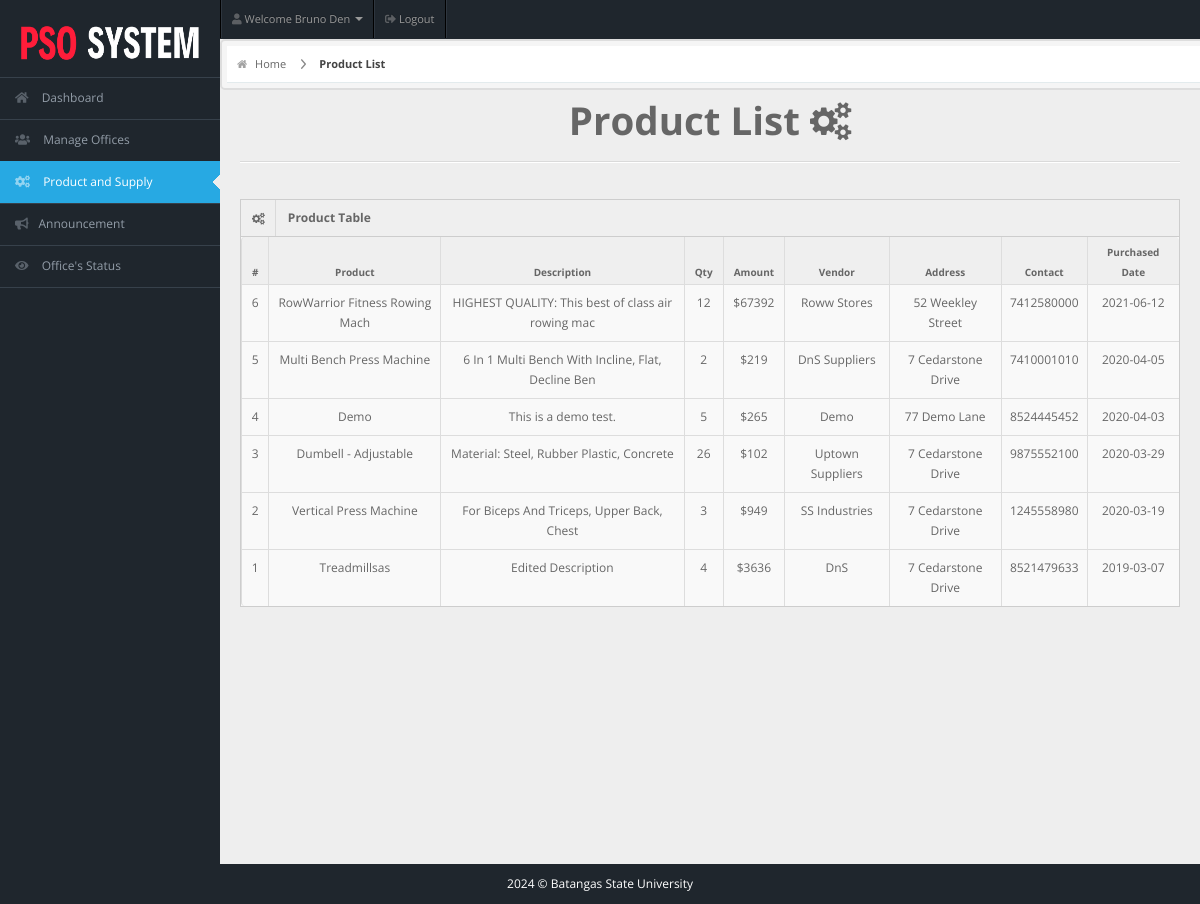
Page /staff/staff-pages/equipment.php (signed in) on the committed database.
### tables this page shows
CREATE TABLE IF NOT EXISTS `staffs` (
  `user_id` int NOT NULL AUTO_INCREMENT,
  `username` varchar(50) NOT NULL,
  `password` varchar(50) NOT NULL,
  `email` varchar(50) NOT NULL,
  `fullname` varchar(50) NOT NULL,
  `address` varchar(20) NOT NULL,
  `designation` varchar(20) NOT NULL,
  `gender` varchar(10) NOT NULL,
  `contact` bigint NOT NULL,
  `dor` date NOT NULL,
  PRIMARY KEY (`user_id`)
);

CREATE TABLE IF NOT EXISTS `equipment` (
  `id` int NOT NULL AUTO_INCREMENT,
  `name` varchar(30) NOT NULL,
  `amount` int NOT NULL,
  `quantity` int NOT NULL,
  `vendor` varchar(50) NOT NULL,
  `description` varchar(50) NOT NULL,
  `address` varchar(20) NOT NULL,
  `contact` varchar(10) NOT NULL,
  `date` date NOT NULL,
  PRIMARY KEY (`id`)
);

### staff/staff-pages/equipment.php (the view, shortened to what this page needs)
<!DOCTYPE html>
<html lang="en">
<head>
  <link rel="stylesheet" href="../css/bootstrap.min.css" />
  <link rel="stylesheet" href="../css/bootstrap-responsive.min.css" />
  <link rel="stylesheet" href="../css/fullcalendar.css" />
  <link rel="stylesheet" href="../css/matrix-style.css" />
  <link rel="stylesheet" href="../css/matrix-media.css" />
  <link href="../font-awesome/css/font-awesome.css" rel="stylesheet" />
  <link rel="stylesheet" href="../css/jquery.gritter.css" />
  <link href="https://cdnjs.cloudflare.com/ajax/libs/font-awesome/5.15.4/css/all.min.css" rel="stylesheet">
</head>
<body>
  <?php include '../includes/header.php' ?>
  <?php $page = "equipment";
  include '../includes/sidebar.php' ?>
  <div id="content">
    <div id="content-header">
      <div id="breadcrumb">
        <a href="index.php" title="Go to Home" class="tip-bottom"><i class="icon-home"></i> Home</a>
        <a href="#" class="current">Product List</a>
      </div>
    </div>
    <div class="container-fluid">
      <h1 class="text-center">Product List <i class="icon icon-cogs"></i></h1>
      <hr>
      <div class="row-fluid">
        <div class="span12">
          <div class='widget-box'>
            <div class='widget-title'> <span class='icon'> <i class='icon-cogs'></i> </span>
              <h5>Product Table</h5>
            </div>
            <div class='widget-content nopadding'>
              <?php
              $qry = "SELECT * FROM equipment ORDER BY date DESC";
              $result = mysqli_query($conn, $qry);
              if ($result) {
                $total_products = mysqli_num_rows($result);
                $cnt = $total_products;
                echo "<table class='table table-bordered table-striped'>
                                <thead>
                                    <tr>
                                        <th>#</th>
                                        <th>Product</th>
                                        <th>Description</th>
                                        <th>Qty</th>
                                        <th>Amount</th>
                                        <th>Vendor</th>
                                        <th>Address</th>
                                        <th>Contact</th>
                                        <th>Purchased Date</th>
                                    </tr>
                                </thead>
                                <tbody>";
                while ($row = mysqli_fetch_assoc($result)) {
                  echo "<tr>
                                    <td><div class='text-center'>" . $cnt . "</div></td>
                                    <td><div class='text-center'>" . $row['name'] . "</div></td>
                                    <td><div class='text-center'>" . $row['description'] . "</div></td>
                                    <td><div class='text-center'>" . $row['quantity'] . "</div></td>
                                    <td><div class='text-center'>$" . $row['amount'] . "</div></td>
                                    <td><div class='text-center'>" . $row['vendor'] . "</div></td>
                                    <td><div class='text-center'>" . $row['address'] . "</div></td>
                                    <td><div class='text-center'>" . $row['contact'] . "</div></td>
                                    <td><div class='text-center'>" . $row['date'] . "</div></td>
                                    </tr>";
                  $cnt--;
                }
                echo "</tbody></table>";
              } else {
                echo "Error: " . mysqli_error($conn);
              }
              ?>
            </div>
          </div>
        </div>
      </div>
    </div>
  </div>
  <?php include '../includes/footer.php'; ?>
</body>
</html>

### staff/includes/header.php (shortened to what this page needs)
<?php
$user_name = '';
if (isset($_SESSION['fullname'])) {
  $user_name = $_SESSION['fullname'];
} else {
  include "../dbcon.php";
  if (isset($_SESSION['user_id'])) {
    $user_id = $_SESSION['user_id'];
    $qry = "SELECT fullname FROM staffs WHERE user_id = '$user_id'";
    $result = mysqli_query($con, $qry);
    if ($result && $row = mysqli_fetch_assoc($result)) {
      $user_name = $row['fullname'];
    }
  }
}
?>
<div id="header">
  <img class="logo-large" src="../img/header_logo.png" alt="Logo" style="width: 200px; height: 80px;">
</div>
<div id="user-nav" class="navbar navbar-inverse">
  <ul class="nav right">
    <li class="dropdown" id="profile-messages">
      <a title="" href="#" data-toggle="dropdown" data-target="#profile-messages" class="dropdown-toggle">
        <i class="fas fa-user"></i> <span class="text"> Welcome <?php echo htmlspecialchars($user_name); ?> <b class="caret"></b>
      </a>
    </li>
    <li class="">
      <a title="" href="../logout.php">
        <i class="fas fa-sign-out-alt"></i> <span class="text">Logout</span>
      </a>
    </li>
  </ul>
</div>

### staff/css/matrix-style.css (style rules this page uses)
* { outline: none !important; -moz-outline: none !important; }
html, body { height: 100%; }
body { overflow-x: hidden; margin-top: -10px; font-family: "Open Sans", sans-serif; font-size: 12px; color: #666; }
a { color: #666; }
select, textarea, input[type="text"], input[type="password"], input[type="datetime"], input[type="datetime-local"], input[type="date"], input[type="month"], input[type="time"], input[type="week"], input[type="number"], input[type="email"], input[type="url"], input[type="search"], input[type="tel"], input[type="color"], .uneditable-input, .label, .dropdown-menu, .btn, .well, .progress, .table-bordered, .btn-group > .btn:first-child, .btn-group > .btn:last-child, .btn-group > .btn:last-child, .btn-group > .dropdown-toggle, .alert { border-radius: 0px; }
hr { border-top-color: #dadada; }
#header { height: 77px; position: relative; width: 100%; z-index: -9; }
#user-nav { position: absolute; left: 220px; top: 0px; z-index: 20; margin: 0; }
#user-nav > ul { margin: 0; padding: 0; list-style: none; border-right: 1px solid #2e363f; border-left: 1px solid #000; }
#user-nav > ul > li { float: left; list-style-type: none; margin: 0; position: relative; padding: 0; border-left: 1px solid #2e363f; border-right: 1px solid #000; }
#user-nav > ul > li > a { padding: 9px 10px; display: block; font-size: 11px; }
#user-nav > ul > li > a > i, #sidebar li a i { opacity: 0.5; margin-top: 2px; }
#content { background: none repeat scroll 0 0 #eeeeee; margin-left: 220px; margin-right: 0; padding-bottom: 25px; position: relative; min-height: 100%; width: auto; }
#content-header { position: abslute; width: 100%; margin-top: -38px; z-index: 20; }
#breadcrumb { background-color: #fff; border-bottom: 1px solid #e3ebed; }
#breadcrumb a { padding: 8px 20px 8px 10px; display: inline-block; background-image: url("../img/breadcrumb.png"); background-position: center right; background-repeat: no-repeat; font-size: 11px; color: #666666; }
#breadcrumb a:last-child { background-image: none; }
#breadcrumb a.current { font-weight: bold; color: #444444; }
#breadcrumb a i { margin-right: 5px; opacity: 0.6; }
.widget-box { background: none repeat scroll 0 0 #f9f9f9; border-left: 1px solid #cdcdcd; border-top: 1px solid #cdcdcd; border-right: 1px solid #cdcdcd; clear: both; margin-top: 16px; margin-bottom: 16px; position: relative; }
.widget-title, .modal-header, .table th, div.dataTables_wrapper .ui-widget-header { background: #efefef; border-bottom: 1px solid #cdcdcd; height: 36px; }
.widget-title span.icon { padding: 9px 10px 7px 11px; float: left; border-right: 1px solid #dadada; }
.widget-title h5 { color: #666; float: left; font-size: 12px; font-weight: bold; padding: 12px; line-height: 12px; margin: 0; }
.widget-content { padding: 15px; border-bottom: 1px solid #cdcdcd; }
.table th { height: auto; font-size: 10px; padding: 5px 10px 2px; border-bottom: 0; text-align: center; color: #666666; }
.nopadding { padding: 0 !important; }
.nopadding .table { margin-bottom: 0; }
.nopadding .table-bordered { border: 0; }

### staff/css/matrix-media.css (style rules this page uses)
body { background:#2E363F; }
#header { background-color: #1f262d; margin-top:10px; }

### staff/includes/header.php (style rules this page uses)
#header img { position: absolute; left: 10px; margin-bottom: 20px; }
#content #content-header { border: 2px solid #ddd; padding: 5px; background-color: #f5f5f5; border-radius: 5px; }

### staff/includes/sidebar.php (style rules this page uses)
body { background-color: #1f262d; }
#header img { position: absolute; left: 10px; margin-bottom: 20px; }

### rows in the picture
staffs: fullname "Bruno Den"
equipment: name "RowWarrior Fitness Rowing Mach", description "HIGHEST QUALITY: This best of class air rowing mac", quantity "12", amount "67392", vendor "Roww Stores", address "52 Weekley Street", contact "7412580000", date "2021-06-12"
equipment: name "Multi Bench Press Machine", description "6 In 1 Multi Bench With Incline, Flat, Decline Ben", quantity "2", amount "219", vendor "DnS Suppliers", address "7 Cedarstone Drive", contact "7410001010", date "2020-04-05"
equipment: name "Demo", description "This is a demo test.", quantity "5", amount "265", vendor "Demo", address "77 Demo Lane", contact "8524445452", date "2020-04-03"
equipment: name "Dumbell - Adjustable", description "Material: Steel, Rubber Plastic, Concrete", quantity "26", amount "102", vendor "Uptown Suppliers", address "7 Cedarstone Drive", contact "9875552100", date "2020-03-29"
equipment: name "Vertical Press Machine", description "For Biceps And Triceps, Upper Back, Chest", quantity "3", amount "949", vendor "SS Industries", address "7 Cedarstone Drive", contact "1245558980", date "2020-03-19"
equipment: name "Treadmillsas", description "Edited Description", quantity "4", amount "3636", vendor "DnS", address "7 Cedarstone Drive", contact "8521479633", date "2019-03-07"
